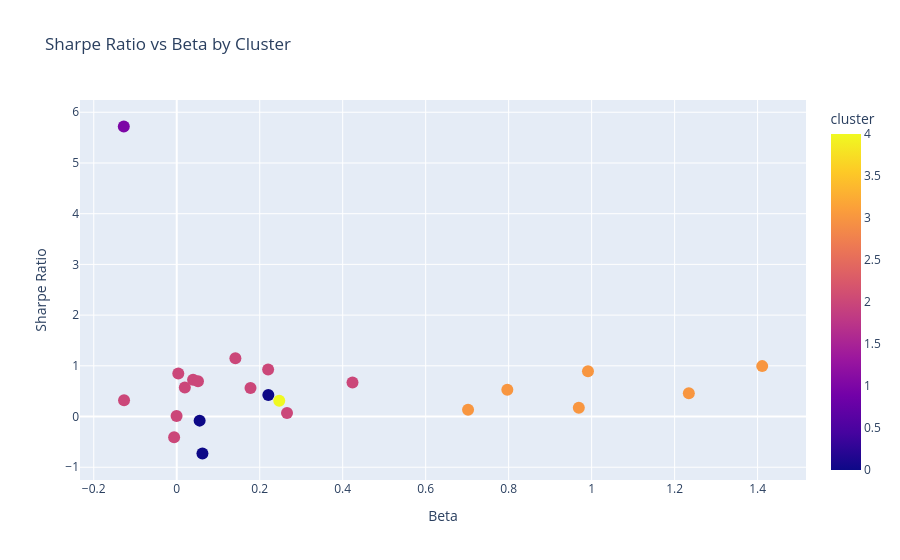

Source (notebook cell):
### Markdown cell above
The Sharpe–Beta plot highlights the relationship between systematic risk exposure and risk-adjusted performance across clusters.

Most stocks are concentrated in the low-to-moderate beta range (β < 1), indicating limited sensitivity to broad market movements. Within this region, Sharpe ratios vary considerably, suggesting that performance differences are driven more by idiosyncratic factors than systematic risk.

A distinct outlier (DCZ) exhibits an exceptionally high Sharpe ratio despite near-zero beta. As a recently listed stock, this likely reflects short sample effects and elevated initial price momentum rather than stable long-term risk-adjusted performance.

Higher-beta stocks (β ≈ 1–1.4) display only moderate Sharpe ratios, implying that increased market exposure does not proportionally enhance risk-adjusted returns.

Overall, the plot suggests weak alignment between systematic risk and excess return, consistent with 
characteristics of a thin or partially segmented market.

### Code cell
plot_df = X.reset_index().rename(columns={'index': 'Ticker'})

fig = px.scatter(
    plot_df,
    x="beta",
    y="sharpe",
    color="cluster",
    hover_name="Ticker",
    hover_data={
        "beta": ':.3f',
        "sharpe": ':.3f',
        "cluster": True
    },
    title="Sharpe Ratio vs Beta by Cluster",
)

fig.update_traces(marker=dict[str, int](size=12))
fig.update_layout(
    xaxis_title="Beta",
    yaxis_title="Sharpe Ratio",
)

fig.show()

### Figure 1 — Plotly figure (JSON) as saved in the notebook; plotly's stock layout.template omitted (floating-point values rounded to 4 significant figures)
{"data": [{"customdata": [[2], [2], [2], [0], [2], [3], [3], [1], [2], [0], [4], [2], [0], [3], [2], [3], [2], [2], [2], [2], [2], [3], [3]], "hovertemplate": "<b>%{hovertext}</b><br><br>beta=%{x:.3f}<br>sharpe=%{y:.3f}<br>cluster=%{marker.color}<extra></extra>", "hovertext": ["AECI", "ATEL", "BATA", "BATZ", "CCAF", "CECZ", "CHIL", "DCZ", "MAFS", "NATB", "PMDZ", "PUMA", "REIZ", "SCBL", "SHOP", "ZABR", "ZCCM", "ZFCO", "ZMBF", "ZMFA", "ZMRE", "ZNCO", "ZSUG"], "legendgroup": "", "marker": {"color": [2, 2, 2, 0, 2, 3, 3, 1, 2, 0, 4, 2, 0, 3, 2, 3, 2, 2, 2, 2, 2, 3, 3], "coloraxis": "coloraxis", "size": 12, "symbol": "circle"}, "mode": "markers", "name": "", "orientation": "v", "showlegend": false, "type": "scatter", "x": [0.2203, 0.4236, 0.01952, 0.2208, -0.127, 1.411, 1.234, -0.1276, -0.006292, 0.06195, 0.2471, 0.1778, 0.05521, 0.9691, 0.003749, 0.7022, 0.03939, 0.05122, 0.2658, 0.1414, -0.0003485, 0.7968, 0.9912], "xaxis": "x", "y": [0.9285, 0.6713, 0.5712, 0.4223, 0.3213, 0.994, 0.4587, 5.719, -0.4107, -0.7291, 0.3106, 0.562, -0.08087, 0.1718, 0.8495, 0.1354, 0.724, 0.6972, 0.06931, 1.151, 0.008207, 0.5262, 0.8917], "yaxis": "y"}], "layout": {"coloraxis": {"colorbar": {"title": {"text": "cluster"}}, "colorscale": [[0, "#0d0887"], [0.1111, "#46039f"], [0.2222, "#7201a8"], [0.3333, "#9c179e"], [0.4444, "#bd3786"], [0.5556, "#d8576b"], [0.6667, "#ed7953"], [0.7778, "#fb9f3a"], [0.8889, "#fdca26"], [1, "#f0f921"]]}, "legend": {"tracegroupgap": 0}, "title": {"text": "Sharpe Ratio vs Beta by Cluster"}, "xaxis": {"anchor": "y", "domain": [0, 1], "title": {"text": "Beta"}}, "yaxis": {"anchor": "x", "domain": [0, 1], "title": {"text": "Sharpe Ratio"}}}}
